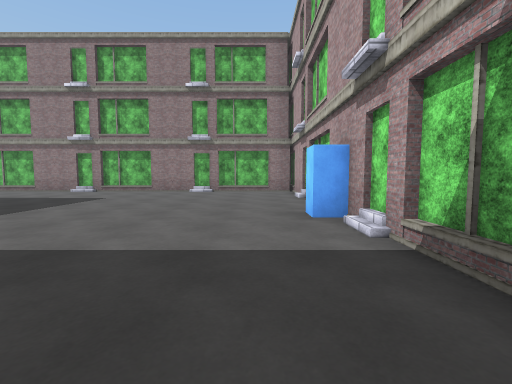
view 1 (above)

24 first-person views from a walk through a Unity game level. The camera is 1.2 m above the floor, tilts 4° down and sees 90° across. The floor is counted in squares, 2 m on a side. Each view is taken from the middle of a square. On the plan, view 1 faces up. The plan holds only what a view shows up to about 9 squares ahead; the rest is blank. The place goes on beyond the plan. The player is left out. Some animated figures are left out. Some surface patterns are stand-ins.

view 2
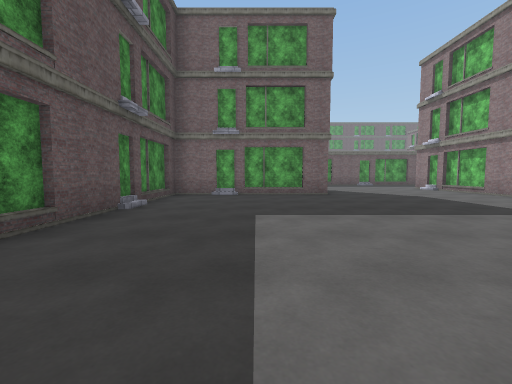

view 3
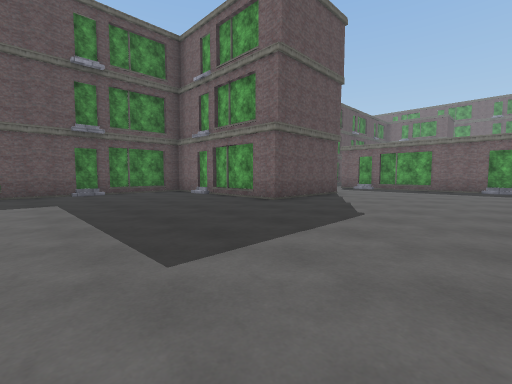

view 4
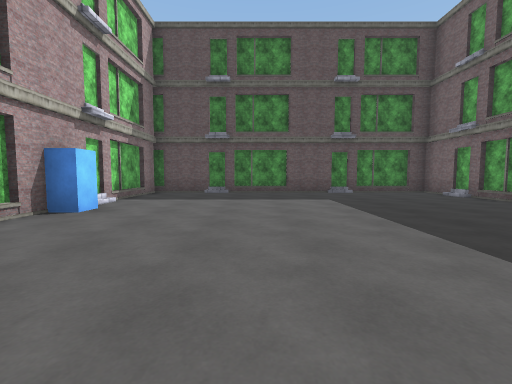

view 5
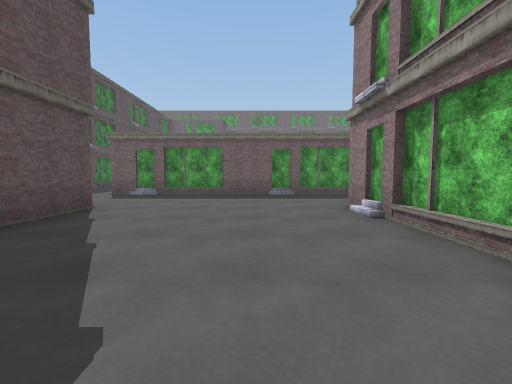

view 6
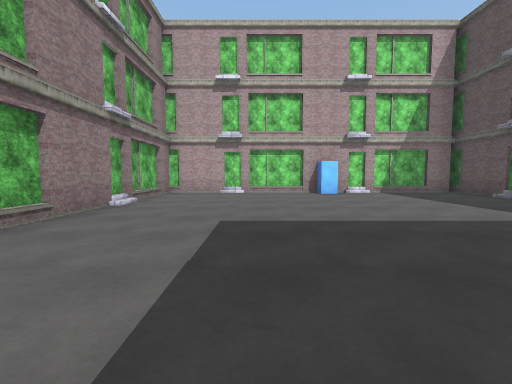

view 7
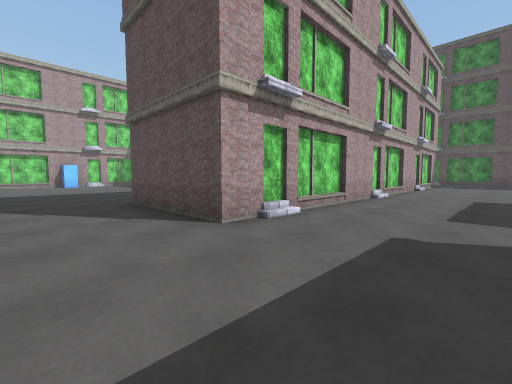

view 8
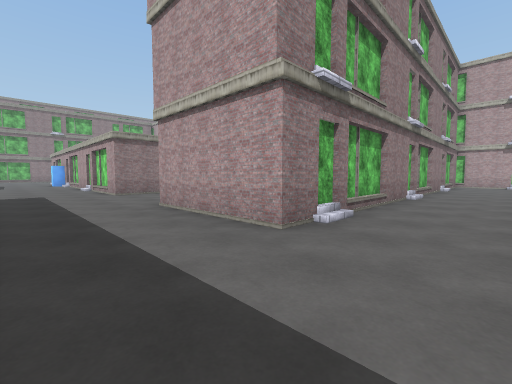

view 9
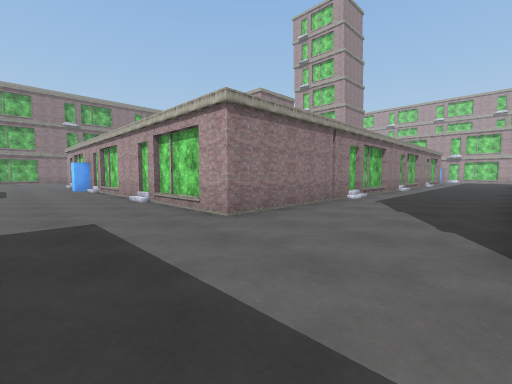

view 10
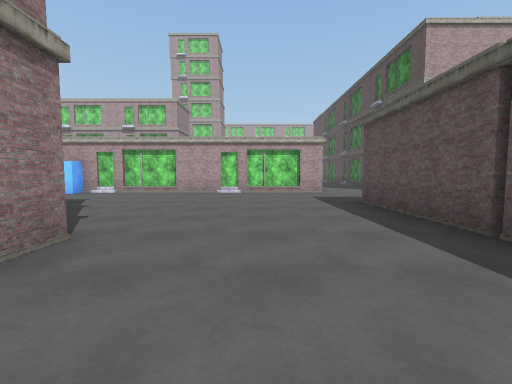

view 11
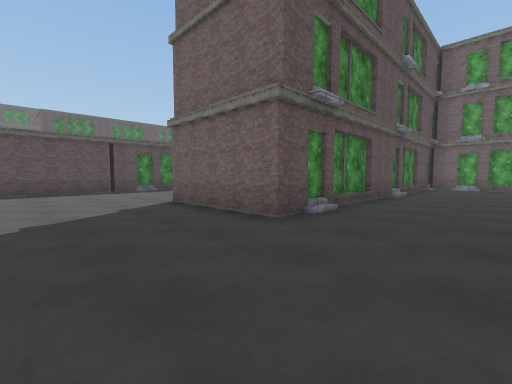

view 12
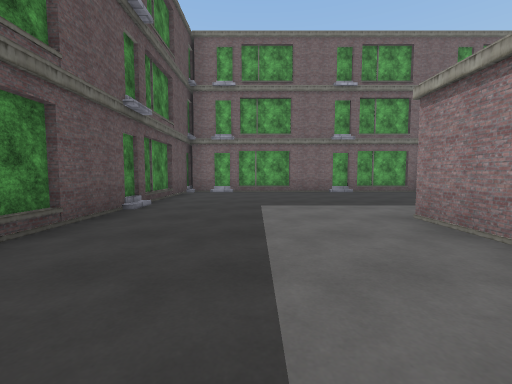

view 13
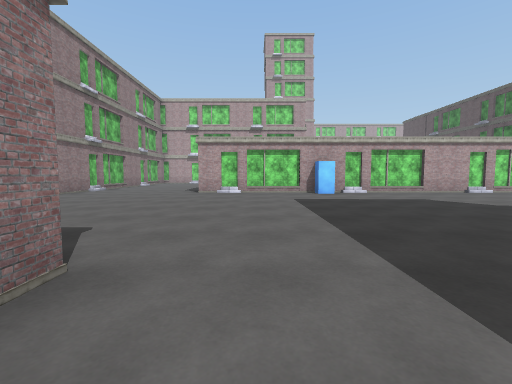

view 14
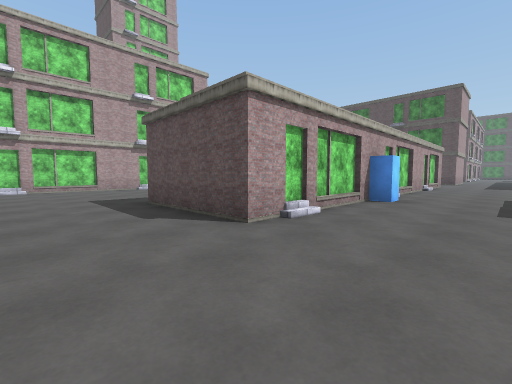

view 15
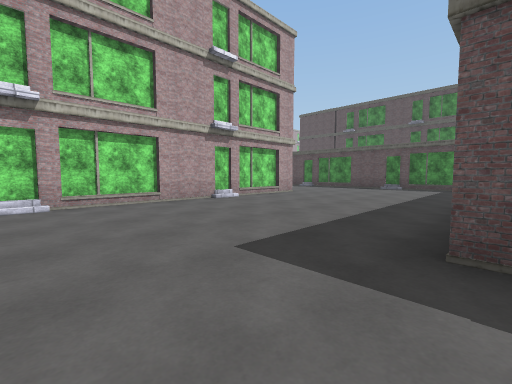

view 16
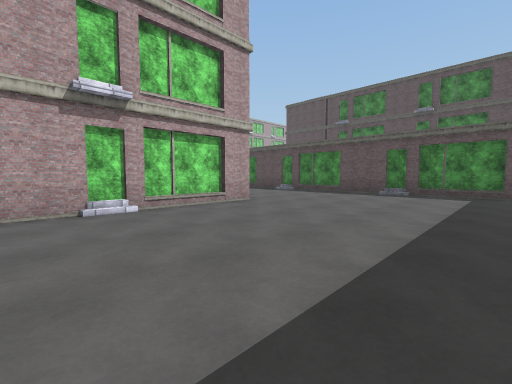

view 17
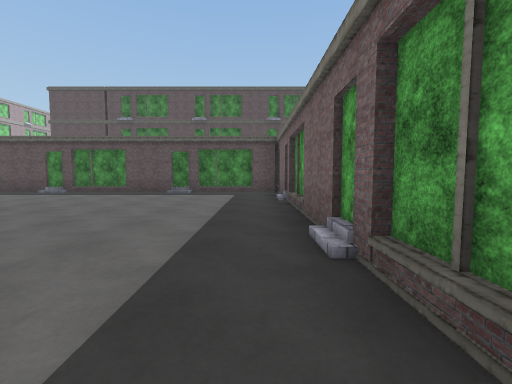

view 18
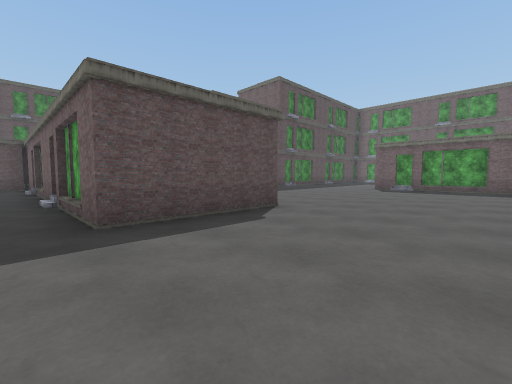

view 19
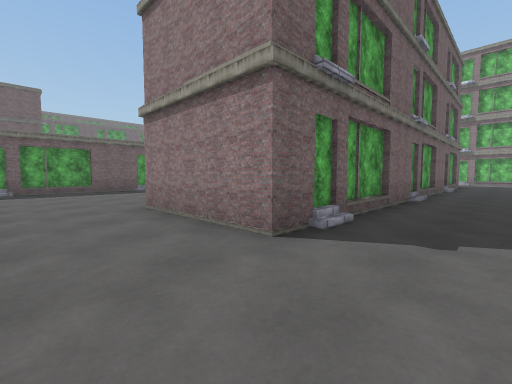

view 20
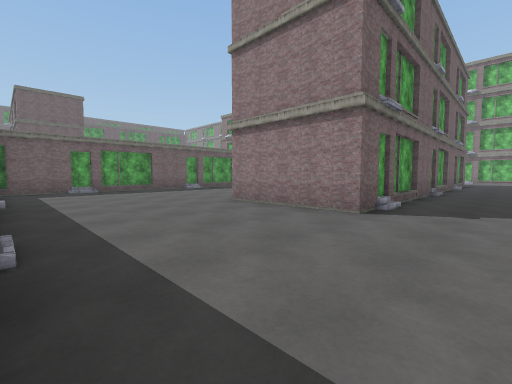

view 21
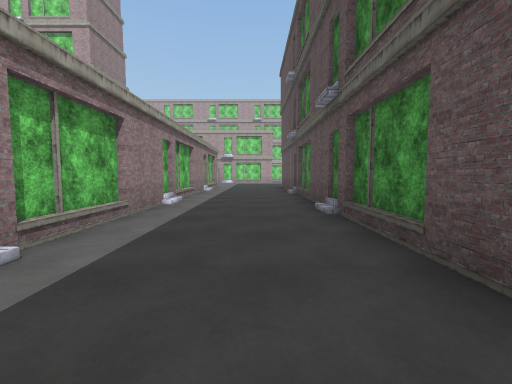

view 22
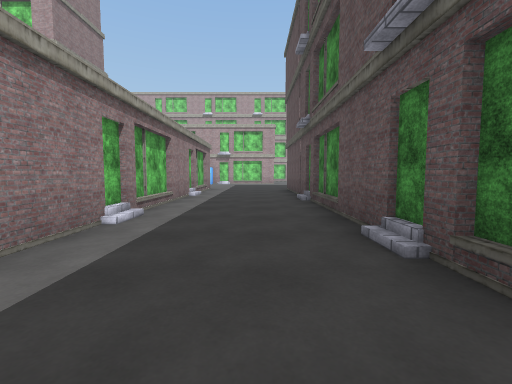

view 23
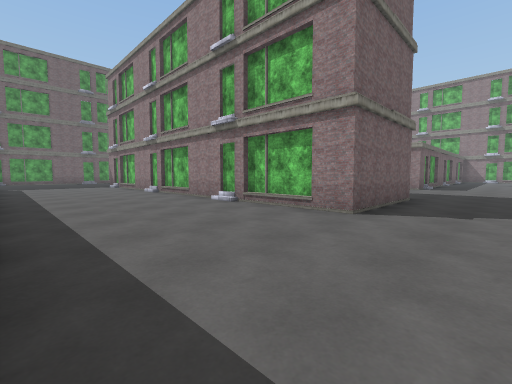

view 24
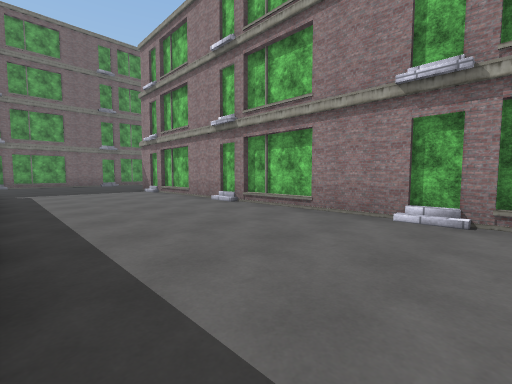

### Floor plan
Points are (right, up) in squares from view 1. A wall is a line through its corners. A room is listed if a view was taken in it or the views show most of it. See-through windows are left out.
Room 1 (views 1, 2, 3, 4, 5, 6, 7, 8)
walls: (-10.4, 2.7) (-10.4, 3.4); (-10.6, 3.2) (-10.6, 4.1) (-7.5, 4.1) (-7.5, -0.4) (1.4, -0.4) (1.4, 3.6); (-10.4, 0.7) (-10.4, 2.4); (1.4, 4) (1.4, 8.9) (-10.8, 8.9); (-13.7, 8.4) (-13.7, 2.6)
ways out: opening at (-12, 8) to room 2; opening at (-12, 2.3)
objects: blue block (1, 4)
Room 2 (views 9, 10, 11, 12, 13, 14, 15, 16, 17, 18, 19, 20, 21, 22, 23, 24)
walls: (-17.4, 26.2) (-20.5, 26.2); (-10.6, 23) (-10.6, 26.9) (-7.8, 26.9) (-7.8, 17.9) (1.1, 17.9); (-16.7, 14.7) (-16.7, 14.2); (-17.5, 14.7) (-13.5, 14.7); (-17.6, 30) (-17.6, 27.6); (-25.4, 21.6) (-16.7, 21.6) (-16.7, 18.7) (-28.1, 18.7); (-13.7, 9.9) (-13.7, 8.4); (-6.9, 11.8) (-2.1, 11.8); (-25.8, 29.5) (-25.8, 21.6); (-10.8, 8.9) (-10.8, 11.7); (-1.7, 11.8) (2.4, 11.8); (0.4, 30.5) (0.4, 21.8) (-2.5, 21.8) (-2.5, 29); (2.1, 14.9) (-10.6, 14.9) (-10.6, 22.6)
low walls: (-7.5, 24.2) (-7.5, 23.6)
ways out: opening at (-12, 8) to room 1
objects: blue block (-11, 23)

Positions as (right, up) in squares from view 1, and headings:
1: (0, 0), facing up
2: (0, 2), facing left
3: (-3, 8), facing down-left
4: (-2, 8), facing down
5: (-6, 7), facing left
6: (-7, 6), facing right
7: (-13, 6), facing down-right
8: (-13, 7), facing up-right
9: (-13, 12), facing up-right
10: (-19, 17), facing right
11: (-14, 24), facing down-left
12: (-17, 24), facing left
13: (-19, 25), facing right
14: (-13, 29), facing down-right
15: (-8, 29), facing down-right
16: (-7, 26), facing down-right
17: (-7, 26), facing down
18: (-7, 30), facing down-left
19: (2, 20), facing up-left
20: (2, 18), facing up-left
21: (-8, 13), facing right
22: (-6, 13), facing right
23: (-15, 15), facing up-left
24: (-19, 15), facing up-left
